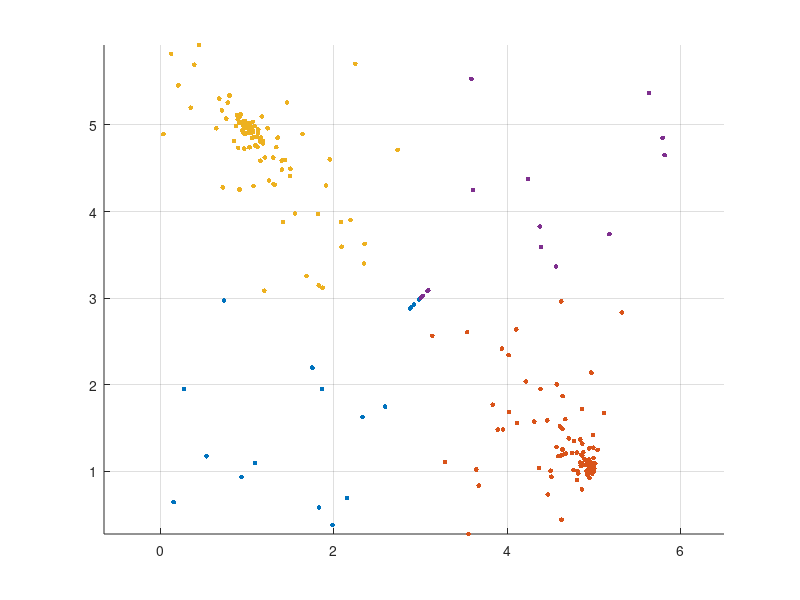

This chart was generated by the following MATLAB code: (Note: this script raises an error after producing the figure.)
%% toggle_switch_to_GTdata.m
% Build toggle_switch_GT_data.mat from collaborator's toggle_switch_data.mat
% Uses ground-truth vector field and switching surfaces from SLS spec,
% consistent with construct.m: k = 1 + i + 2j, i=H(T1-x1), j=H(T2-x2), H(0)=1.

clear; clc; close all;

%% === 0) Load collaborator data (contains trajectory_data, F_field) ===
load toggle_switch_data.mat;
assert(exist('trajectory_data','var')==1 && exist('F_field','var')==1, ...
  'Expected variables `trajectory_data` and `F_field` inside toggle_switch_data.mat.');

X    = double(trajectory_data);   % N×2
Xdot = double(F_field);           % N×2
[N,n] = size(X);  assert(n==2,'Expected 2D state data.');

%% === 1) GT PARAMETERS (fill concrete values) ===
gamma1 = 1.0;
gamma2 = 1.0;
T1     = 3.0;
T2     = 3.0;
L1     = 1.0;
L2     = 1.0;
U1     = 5.0;
U2     = 5.0;

A = -diag([gamma1, gamma2]);     % common A for all four modes
tau = 0;                         % Heaviside tolerance (H(0)=1)

%% === 2) Switching surfaces and sign pairs (canonical: right/top are positive) ===
% f1 = x1 - T1, f2 = x2 - T2.  Treat ties as positive (>=0).
sgn_ge = @(u) 2*(u>=0) - 1;             % returns +1 for >=0, -1 for <0

f1 = X(:,1) - T1;                        % vertical surface
f2 = X(:,2) - T2;                        % horizontal surface
s1 = sgn_ge(f1);                         % + if x1 >= T1,  - if x1 < T1
s2 = sgn_ge(f2);                         % + if x2 >= T2,  - if x2 < T2

%% === 3) Map sign pairs → modes via q = 1 + i + 2 j ===
i_bit  = (s1 > 0);                       % 1 on right of T1
j_bit  = (s2 > 0);                       % 1 above T2
mode_gt = 1 + i_bit + 2*j_bit;           % {1,2,3,4} in BL,BR,TL,TR order

% If you had already built labels with the old convention,
% an equivalent quick fix is:  mode_gt = 5 - mode_gt_old;  % 180° rotation

%% === 4) Optional: verify GT vector field consistency ===
iH = double(X(:,1) <= T1);   % i = H(T1 - x1)
jH = double(X(:,2) <= T2);   % j = H(T2 - x2)
b1 = L1 + jH.*(U1 - L1);
b2 = L2 + iH.*(U2 - L2);
B  = [b1, b2];
Xdot_GT = (X * A.').' + B.';  Xdot_GT = Xdot_GT.';
res = Xdot - Xdot_GT;
fprintf('GT residual check: mean |res|_2 = %.3e, max |res|_2 = %.3e\n', ...
        mean(vecnorm(res,2,2)), max(vecnorm(res,2,2)));

%% === 5) Package under a different file name (does NOT overwrite your own data) ===
data = struct();
data.y    = X;
data.dy   = Xdot;
data.mode = mode_gt(:);
data.gt   = struct('A',A,'T',[T1,T2],'L',[L1,L2],'U',[U1,U2], ...
                   'surface_f1','T1 - x1','surface_f2','T2 - x2', ...
                   'mode_book',[-1 -1; +1 -1; -1 +1; +1 +1]);  % consistent with construct.m

save('toggle_switch_GT_data.mat','data');
fprintf('Saved toggle_switch_GT_data.mat with N=%d points (Q=4 labels).\n', N);

%% === 6) Optional quick visualization ===
cols = lines(4);
figure(11); clf; hold on; grid on; axis equal;
for q = 1:4
  scatter(X(mode_gt==q,1), X(mode_gt==q,2), 12, cols(q,:), 'filled');
end
xline(T1,'k--','LineWidth',1.0);
yline(T2,'k--','LineWidth',1.0);
legend({'Mode 1','Mode 2','Mode 3','Mode 4','x_1=T_1','x_2=T_2'},'Location','best');
xlabel('$x_1$','Interpreter','latex'); ylabel('$x_2$','Interpreter','latex');
title('GT mode labels from switching surfaces','Interpreter','latex');
